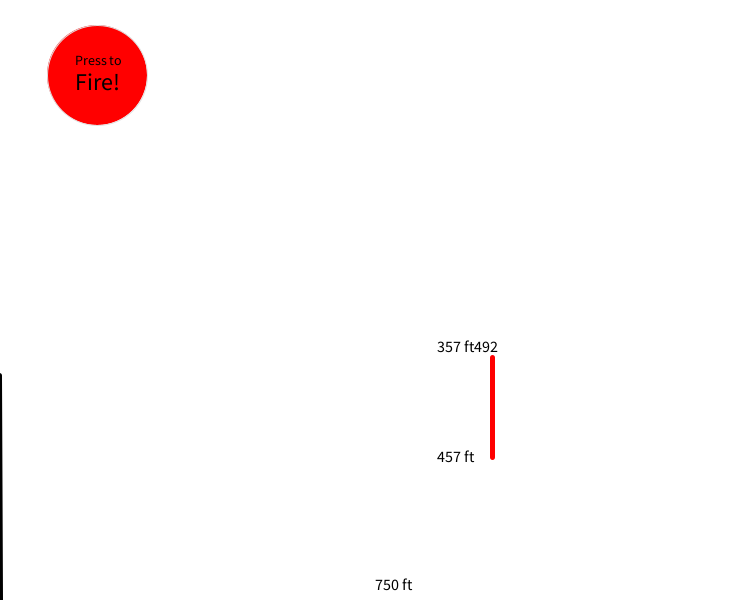
Frame 1 (no input)
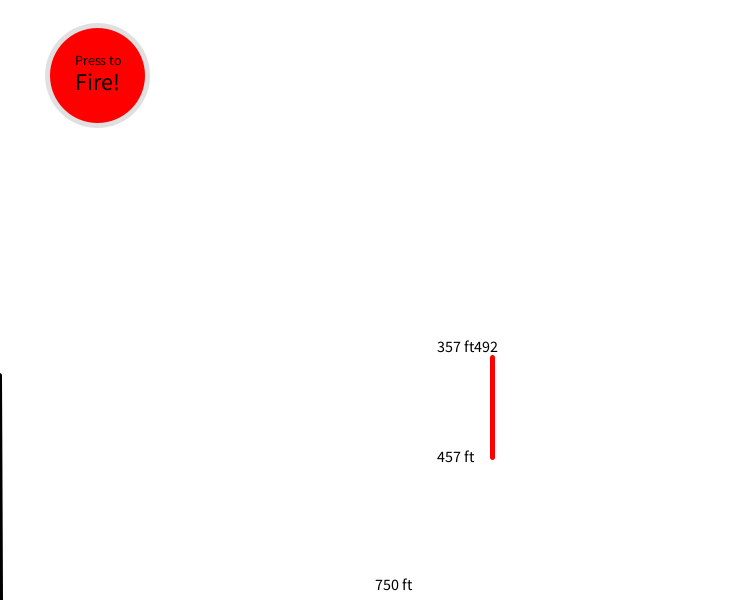
Frame 60 (the mouse pressed at the canvas centre just before this capture)
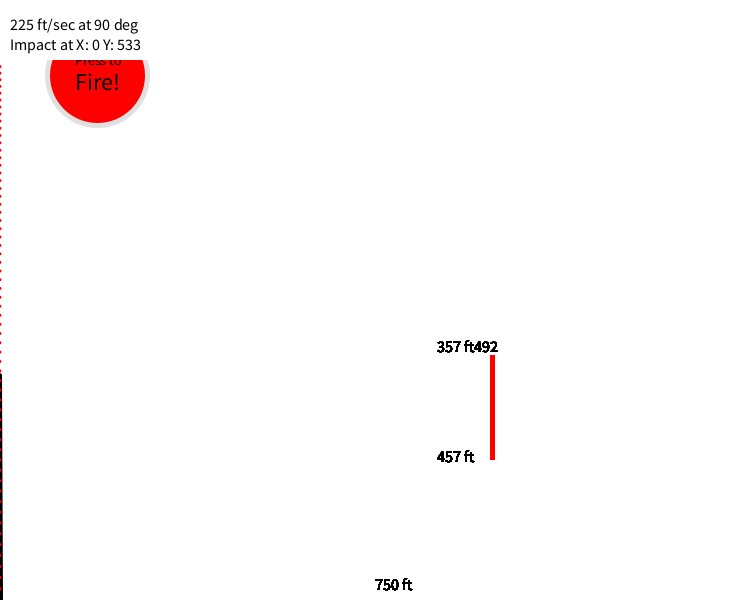
Frame 120 (the mouse held since frame 60 and released just before this capture)

The Processing sketch that drew these frames (run headless with seeded random() and noise(); from frame 60 on, the mouse is pressed at the canvas centre):

// Processing sketch: Cannon
// ── Cannon.pde

Ball b;

int target = 400;
float xSpeed = 0.0;
float ySpeed = 0.0;
float angle = 0.0;
float speed = 0.0;

void setup() {
   size( 750, 600 );
   background(255);
   
}
Target t= new Target((int)random((width/2),(width-3)),(int)random((0.25*height),(0.75*height)));
void draw() {
  if(t.x<(width/2)){
  t= new Target((int)random((width/2),(width-3)),(int)random((0.25*height),(0.75*height)));
}
   // background(255);
     //Inside the b, if exists, do this. b is NOT equal to non-existent
   if( b != null ) {
      b.move();

      fill( b.c );
      noStroke();
      ellipse( b.x, height - b.y, 3, 3 );

      noStroke();
      fill(255);
      rect(0, 0, 178, 60);

      stroke(0);
      fill(0);
      textSize(16);
      text( int(speed) + " ft/sec at " + int(angle) + " deg", 10, 30 );
      text( "Impact at X: " + int(b.x) + " Y: " + int(b.y), 10, 50 );

      if( b.stopped() ) {
         if( t.hit(b) ) {
            textSize(32);
            text( "Hit!", 10, 120 );
         } else {
            textSize(32);
            text( "Miss", 10, 120 );
         }
      }
   } else {  // Aiming mode
      background(255);
      fill(255, 0, 0);
      stroke(224);
      ellipse( 97, 75, 100, 100 );

      fill(0);
      strokeWeight(5);
      textSize(14);
      text( "Press to", 75, 65 );
      textSize(24);
      text( "Fire!", 75, 90 );

      float xs = mouseX;
      float ys = height - mouseY;
      float s = sqrt(mouseX*mouseX + ys*ys);

      angle = atan(ys/xs) * 360 / (2*3.14159);
        // ^So this finds the radian of the mouse position to the bottom right corner, then converts it to degrees
      if( s < 225 ) {
         ySpeed = ys;
         speed = s;
         xSpeed = xs;
      } else {
         speed = 225;
         // convert back to radians
         ySpeed = sin( angle * (2 * 3.14159) / 360 ) * speed;
         // Opposite/Hyp of Right triangle angle
         xSpeed = cos( angle * (2 * 3.14159) / 360 ) * speed;
         // adj/hyp of right triangle angle
         // I haven't taken physics, I'll probably understand it eventually
      }

      stroke(0);
      textSize(16);
      line( 0, height, xSpeed, height-ySpeed );
      text( int(speed) + " ft/sec at " + int(angle) + " deg", mouseX-30, mouseY-80 );
   }

   // Always draw target and dimensions
   fill(0);
   textSize(16);
   stroke(255, 0, 0);
   line( t.x, t.high, t.x, t.low );
   text( t.high + " ft" + t.x, t.x-55, t.high-5 );
   text( t.low + " ft", t.x-55, t.low+5 );
   text( int(width) + " ft", width/2, height-10 );
}


void mousePressed() {
   if( b != null && b.stopped() ) {
      background(255);
      if( t.hit(b) ) {
        //that (int) makes sure random only produces integers? 
        t= new Target((int)random((width/2),(width-3)),(int)random((0.25*height),(0.75*height)));
      }
      b = null;
   }
   else {
//   if( mouseX > 20 && mouseX < 170 && mouseY > 50 && mouseY < 100 ) {
      background(255);
      b = new Ball( 0, 0, xSpeed, ySpeed, color(255, 0, 0) );
   }
}

// ── Ball.pde
// This new Ball class has better physics modeling.
// Speeds are in Feet/Second.
// Positive X and Y directions are to the right and upward respectively.
// When the ball hits the ground it just stops exactly in place.
// We do not currently consider bouncing or rolling.
//
// We will map the x and y positions, in feet, to pixels on the screen
// in a separate class.

class Ball {
   // Each time the move method is called it is assumed that
   // TICK_LENGTH times, in seconds, has elapsed.
   float TICK_LENGTH=0.050;    // 50 milliseconds is 1/20 of a second

   // Gravity is a constant, on earth it is 32 ft/sec/sec
   // This means that each second the speed changes by 32 feet/second
   // Gravity is a downward force so is a negative value (y increases going up)
   float GRAVITY = -32.0;  // ft/sec/sec

   int c;
   float x, y;
   float xSpeed, ySpeed;
   float currentY;
   Ball( float x, float y, float xSpeed, float ySpeed, int c ) {
      this.x = x;
      this.y = y;
      this.xSpeed = xSpeed;
      this.ySpeed = ySpeed;
      this.c = c;
   }
     //Every ball will take the current x and y from its creation and change it.

   // For now we use TICK_LENGTH amount of time elapsed on each call to move.
   // It would be better to use the clock to see how long it actually was since last move.

   void move() {
      // X position is simply the previous x + xSpeed * time
      // Speed is ft/second and time in seconds yields a distance in feet.
      x += xSpeed * TICK_LENGTH;

      // Y position change is the same as X but using the ySpeed.
      y += ySpeed * TICK_LENGTH;

      // xSpeed doesn't change for now.  
      // Once xSpread is set it stays the same, unlike ySpeed.

      // ySpeed increases downward from gravity.
      // Gravity is a force that creates an acceleration of 32 ft/sec/sec.
      // If the ball is heading up (positive ySpeed) it will slow down
      // If the ball is heading down is will increase speed (toward the ground)
      // ySpeed is in Ft/sec, Gravity is ft/sec/sec, time in seconds
      // Gravity * time yeilds a speed in ft/sec to be added to ySpeed
      // We may consider the effect of wind resistance later.
      ySpeed += GRAVITY * TICK_LENGTH;
      
      // The ball hits the ground when the y position falls to (or below) zero.
      // For now, it simply stops at that position.
      // We also limit the shooting range of the ball to 750 feet.
      // It stops in place if x reaches 750.
// Anti hit the ground or wall
      if( t.hit(b)){
        
        xSpeed = 0.0;
        ySpeed = 0.0;
      } else if( y <= 0.0 ) {
         y = 0.0;
         xSpeed = 0.0;
         ySpeed = 0.0;
      } else if( x >= width ) {
         
         x = width;
         xSpeed = 0.0;
         ySpeed = 0.0;
      } 
   }
  float currentY(){
  return height-y;
  }
  
   boolean stopped() {
      return ( xSpeed == 0.0 && ySpeed == 0.0 );
   }   
};

// ── Target.pde
// Good, you're on the right track.
// It is vital to understand the difference between a class and an object.
// A class is the code that defines the behavior of a "thing", in general.
// An object "is" a specific thing, "this" ball.
// So, a Ball class says that a Ball has a color.  A Ball object has a specific color, blue for example.
// Other ball objects could have other colors.
//
// Moving on to the constructor, you always want an object to be in a complete state.
// The job of the constructor is to make sure this is true right from the instant it is created.
// In your constructor you are not assigning a value to "x" (x does default to zero but this really isn't a good value)
// You take "x" as an argument, make sure you assign it too.

class Target {
  int x;
//  int centerY;  I'm thinking you don't need to save this once you initialize high and low.
  int high, low;

  Target(int x, int centerY) {
    // In a contructor it is a good habit to use "this" even though not strictly necessary.
    // If you said x = 5, in this case, it would not do what you think.
    // It would not initialize this.x it would change the x parameter value passed in.

    this.high = centerY - 50;
    this.low  = centerY + 50;

    this.x = (int)random(width/2,width-3);  // Be mindful that "width" is a global variable managed by Processing.
                                            // Standard Java will not know what "width" is.

//    centerY = ?;  This raises the question, is centerY really needed if we have high and low?
  }


// It is interesting that you see the need to have a separate routine that creates objects.
// We'll talk about this more later.  This is often referred to as a "Factory" method.
// A method that builds an object.  LOTS of reasons to have this.
// Though, in this case not sure it is needed now that "x" is initialized correctly.
  
//  void newTarget() {
//    x=(int)random(width/2,width-3);
//    centerY=(int)random(height*0.25,height*0.75);
//    high= centerY-50;
//    low=centerY+50;
//  }

// This is also a very interesting topic, it is referred to as "hit testing".
// In this case you will not have access to any balls so the use of "b" won't work.
// Also, it would be good to say "does 'this' ball hit the target.
// We might have many balls to test.  Not in this program but we might use this class again later.
// Pass in the ball to test.
// Remember, when "hit" is called it will be referted to through a specific object, "this" object (of class Target).

  boolean hit( Ball b ) {
    // return b.x >= t.x && b.x<= x+10 && height-b.y >= high && height-b.y <= low;

    return b.x >= this.x && b.x <= this.x+10 && height-b.y >= this.high && height-b.y <= this.low;
  }
}
